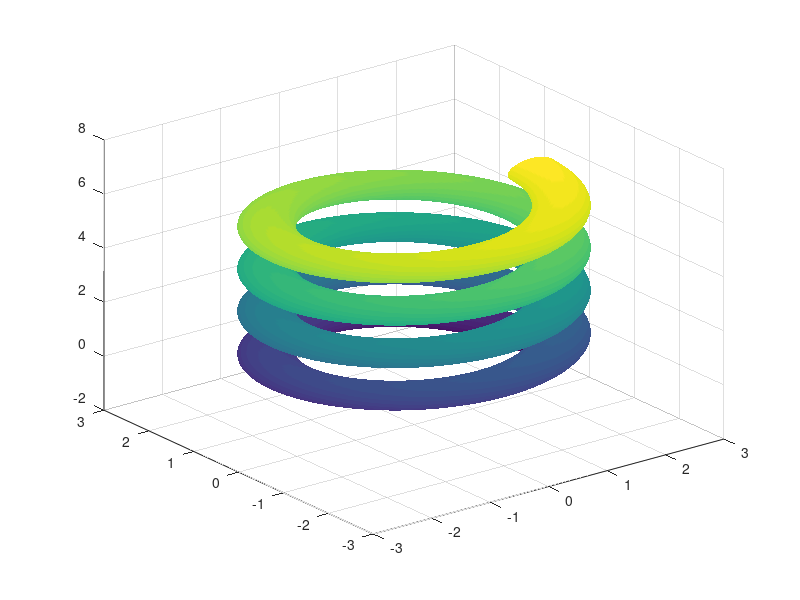

The MATLAB source for this figure: (Note: this script raises an error after producing the figure.)
clear; clc; close all;

u = linspace(0,8*pi,500);
v = linspace(-pi,pi,180);
[U,V] = meshgrid(u,v);
X = (2+0.4*cos(V)).*cos(U);
Y = (2+0.4*cos(V)).*sin(U);
Z = 0.25*U + 0.4*sin(V);
surf(X,Y,Z)
shading interp;
colormap(parula);
colorbar;
xlabel('X')
ylabel('Y')
zlabel('Z')
title('Twisted Parametric Ribbon Surface')
axis equal
axis tight
grid on
view(45,35)
exportgraphics(gcf,'twisted_ribbon.png','Resolution',300)
